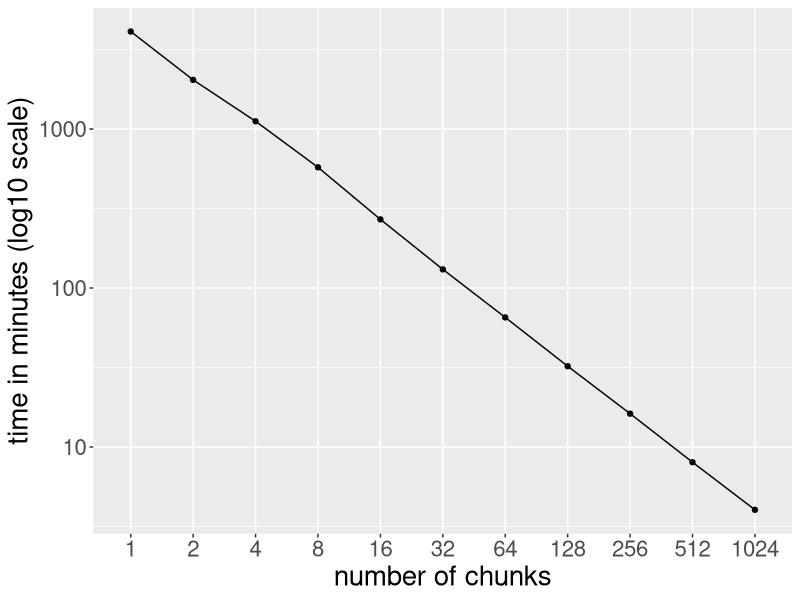
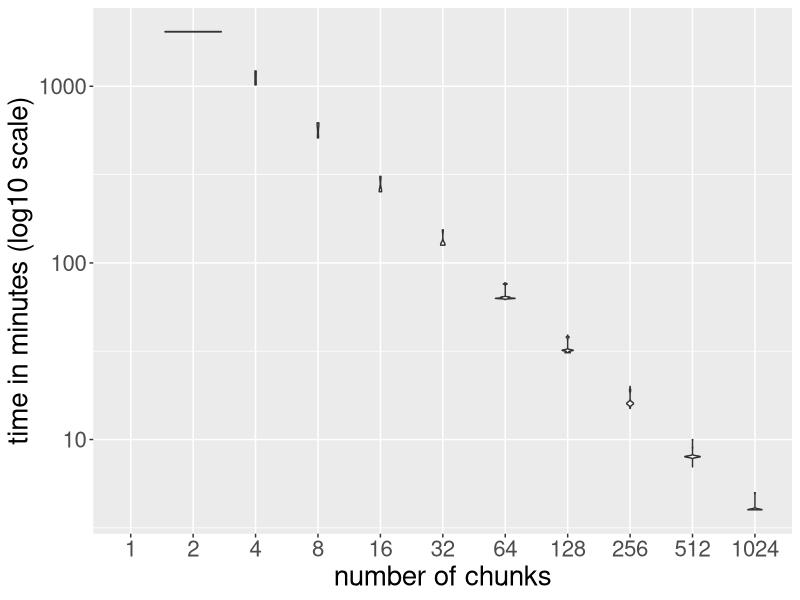
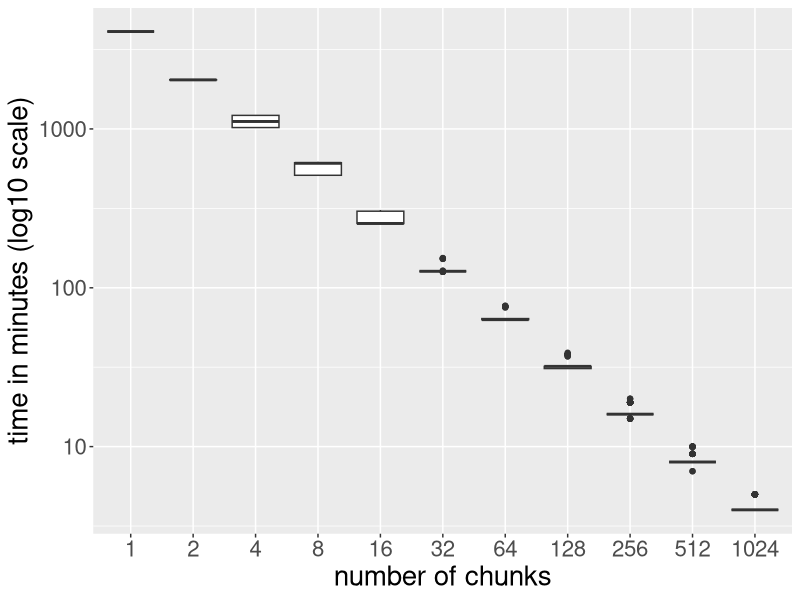
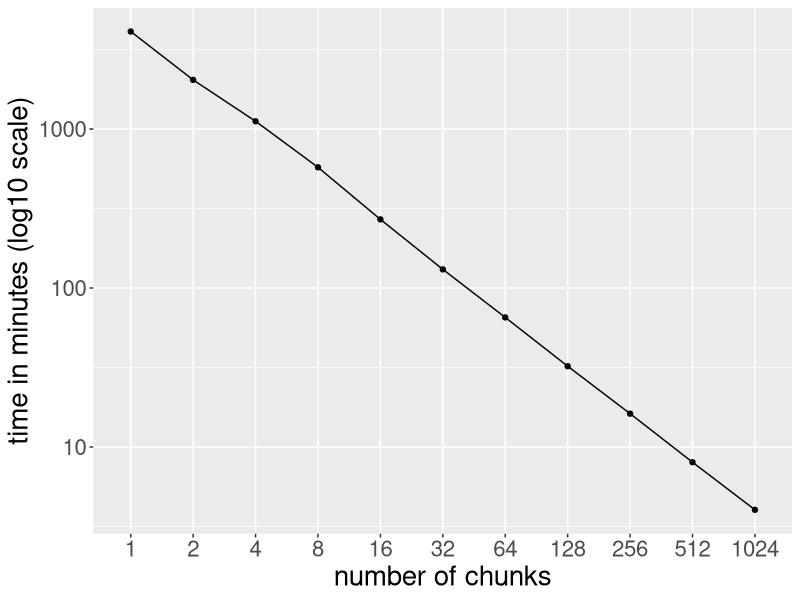
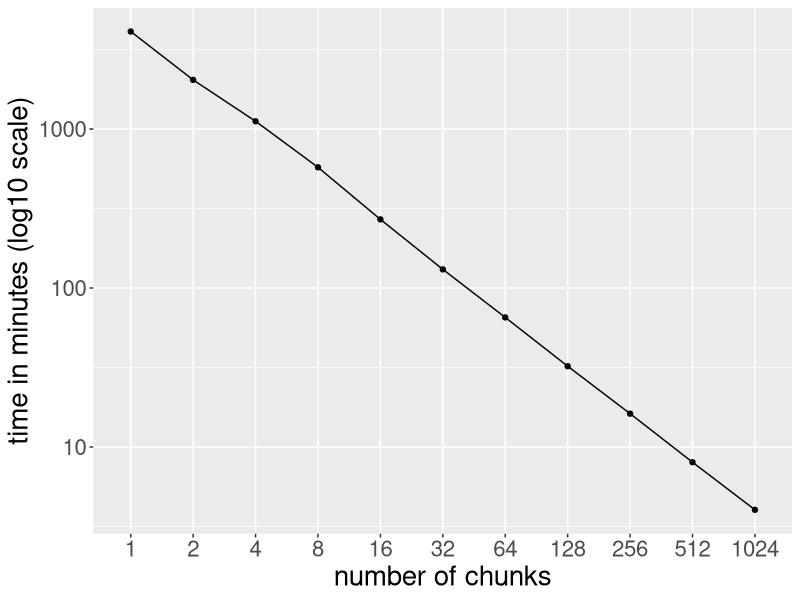
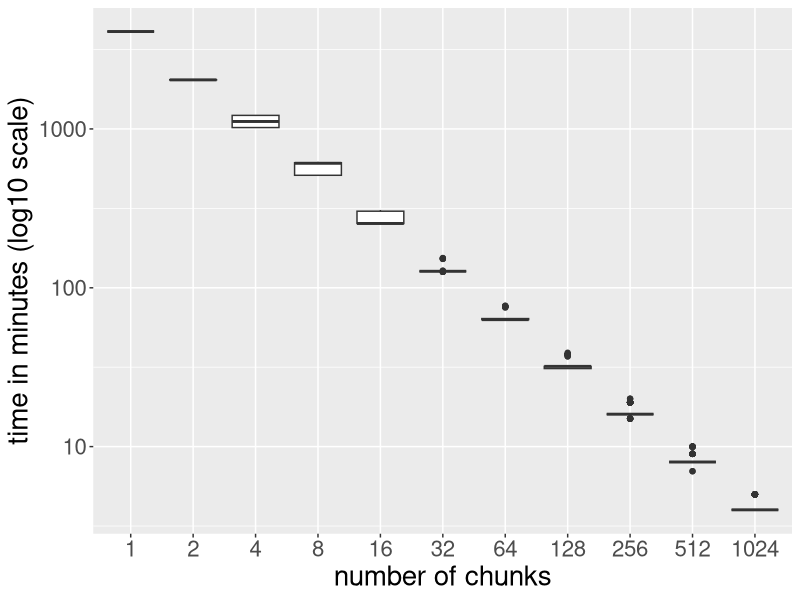
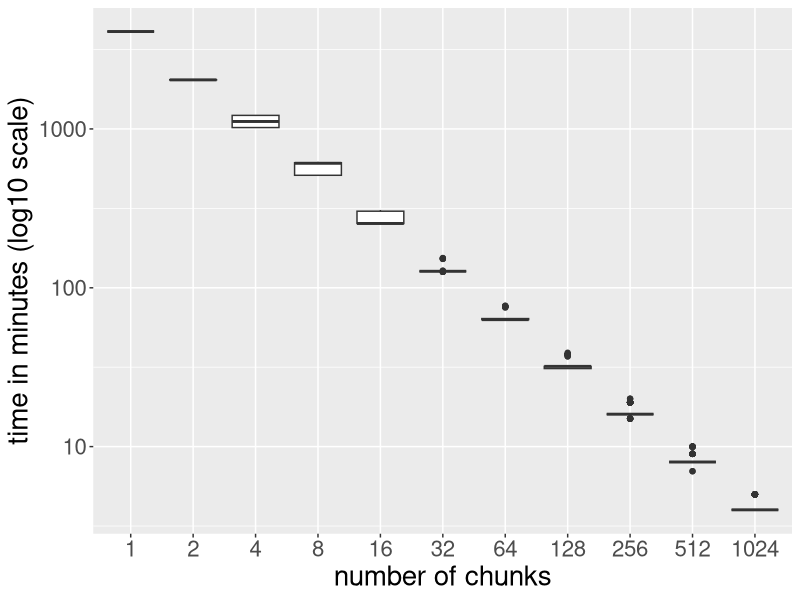

Here is the R script that generated these plots, in order:
require(ggplot2)

setwd("/home/heumos/git/pangenome-paper/results/chunks_eval/chunks_ALIGN/")

chunks1 <- read.table("1chunks_ALIGN.tsv", sep = "\t", as.is = T)$V1
chunks2 <- read.table("2chunks_ALIGN.tsv", sep = "\t", as.is = T)$V1
chunks4 <- read.table("4chunks_ALIGN.tsv", sep = "\t", as.is = T)$V1
chunks8 <- read.table("8chunks_ALIGN.tsv", sep = "\t", as.is = T)$V1
chunks16 <- read.table("16chunks_ALIGN.tsv", sep = "\t", as.is = T)$V1
chunks32 <- read.table("32chunks_ALIGN.tsv", sep = "\t", as.is = T)$V1
chunks64 <- read.table("64chunks_ALIGN.tsv", sep = "\t", as.is = T)$V1
chunks128 <- read.table("128chunks_ALIGN.tsv", sep = "\t", as.is = T)$V1
chunks256 <- read.table("256chunks_ALIGN.tsv", sep = "\t", as.is = T)$V1
chunks512 <- read.table("512chunks_ALIGN.tsv", sep = "\t", as.is = T)$V1
chunks1024 <- read.table("1024chunks_ALIGN.tsv", sep = "\t", as.is = T)$V1

# function to iterate: normalize to minutes, then take the mean and collapse in one value (
# in the future some kind of box plot for e.g. 1024 chunks, but not for this report
format_time <- function(s, cond=F) {
  m <- 0
  s_d <- strsplit(s, "d")
  # TODO IF!
  if (length(s_d[[1]]) > 1) {
    m <- m + (as.integer(s_d[[1]][1])*1440) 
    s_h <- strsplit(s_d[[1]][2], "h")
  } else {
    s_h <- strsplit(s_d[[1]][1], "h")
  }
  if (length(s_h[[1]]) > 1) {
    m <- m + (as.integer(s_h[[1]][1])*60)
    s_m <- strsplit(s_h[[1]][2], "m")
  } else {
    s_m <- strsplit(s_h[[1]][1], "m")
  }
  if (length(s_m[[1]]) > 1) {
    m <- m + (as.integer(s_m[[1]][1]))    
  }
  if (cond) {
    if (m == 0) {
      m <- as.integer(strsplit(s, "s")[[1]][1]) / 60
    } 
  }
  return(m)
}

chunks1 <- format_time(chunks1)
chunks2 <- mean(unlist(lapply(chunks2, format_time)))
chunks8 <- mean(unlist(lapply(chunks8, format_time)))
chunks16 <- mean(unlist(lapply(chunks16, format_time)))
chunks32 <- mean(unlist(lapply(chunks32, format_time)))
chunks64 <- mean(unlist(lapply(chunks64, format_time)))
chunks128 <- mean(unlist(lapply(chunks128, format_time)))
chunks256 <- mean(unlist(lapply(chunks256, format_time)))
chunks512 <- mean(unlist(lapply(chunks512, format_time)))
chunks4 <- mean(unlist(lapply(chunks4, format_time)))
chunks1024 <- mean(unlist(lapply(chunks1024, format_time)))

chunky_boy <- c(chunks1, chunks2, chunks4, chunks8, chunks16, chunks32, chunks64, chunks128, chunks256, chunks512, chunks1024)
texty_boy <- c("1", "2", "4", "8", "16", "32", "64", "128", "256", "512", "1024")

df <- data.frame(chunky_boy)
df$texty_boy <- texty_boy
df$texty_boy <- as.character(df$texty_boy)
df$texty_boy <- factor(df$texty_boy, levels=unique(df$texty_boy))

g <- ggplot(df, aes(group = 1)) +
  aes(x = texty_boy, y = chunky_boy) + 
  geom_point() +
  scale_y_log10() +
  xlab("number of chunks") +
  ylab("time in minutes (log10 scale)") +
  geom_line() + 
  theme(text = element_text(size=20))

g
ggsave("by_chunks_ALIGN.pdf", g)
ggsave("by_chunks_ALIGN.png", g)

#### VIOLIN ####

chunks1 <- read.table("1chunks_ALIGN.tsv", sep = "\t", as.is = T)
chunks2 <- read.table("2chunks_ALIGN.tsv", sep = "\t", as.is = T)
chunks4 <- read.table("4chunks_ALIGN.tsv", sep = "\t", as.is = T)
chunks8 <- read.table("8chunks_ALIGN.tsv", sep = "\t", as.is = T)
chunks16 <- read.table("16chunks_ALIGN.tsv", sep = "\t", as.is = T)
chunks32 <- read.table("32chunks_ALIGN.tsv", sep = "\t", as.is = T)
chunks64 <- read.table("64chunks_ALIGN.tsv", sep = "\t", as.is = T)
chunks128 <- read.table("128chunks_ALIGN.tsv", sep = "\t", as.is = T)
chunks256 <- read.table("256chunks_ALIGN.tsv", sep = "\t", as.is = T)
chunks512 <- read.table("512chunks_ALIGN.tsv", sep = "\t", as.is = T)
chunks1024 <- read.table("1024chunks_ALIGN.tsv", sep = "\t", as.is = T)

chunks1$gr <- "1"
chunks2$gr <- "2"
chunks4$gr <- "4"
chunks8$gr <- "8"
chunks16$gr <- "16"
chunks32$gr <- "32"
chunks64$gr <- "64"
chunks128$gr <- "128"
chunks256$gr <- "256"
chunks512$gr <- "512"
chunks1024$gr <- "1024"

chunks1$V1 <- format_time(chunks1$V1)
chunks2$V1 <- unlist(lapply(chunks2$V1, format_time))
chunks4$V1 <- unlist(lapply(chunks4$V1, format_time))
chunks8$V1 <- unlist(lapply(chunks8$V1, format_time))
chunks16$V1 <- unlist(lapply(chunks16$V1, format_time))
chunks32$V1 <- unlist(lapply(chunks32$V1, format_time))
chunks64$V1 <- unlist(lapply(chunks64$V1, format_time))
chunks128$V1 <- unlist(lapply(chunks128$V1, format_time))
chunks256$V1 <- unlist(lapply(chunks256$V1, format_time))
chunks512$V1 <- unlist(lapply(chunks512$V1, format_time))
chunks1024$V1 <- unlist(lapply(chunks1024$V1, format_time))

violin_chunks <- rbind(chunks1, chunks2, chunks4, chunks8, chunks16, chunks32, chunks64, chunks128, chunks256, chunks512, chunks1024)

group <- as.character(violin_chunks$gr)
library("dplyr")
violin_chunks <- violin_chunks %>%
  mutate(gr=factor(gr,levels=c("1", "2", "4", "8", "16", "32", "64", "128", "256", "512", "1024")))

p <- ggplot(violin_chunks, aes(x=gr, y=V1)) + 
  geom_violin() +
  scale_y_log10() +
  xlab("number of chunks") +
  ylab("time in minutes (log10 scale)") +
#  ylim(c(0, 4200)) +
  theme(text = element_text(size=20))
p

p <- ggplot(violin_chunks, aes(x=gr, y=V1)) + 
  geom_boxplot() +
  scale_y_log10() +
  xlab("number of chunks") +
  ylab("time in minutes (log10 scale)") +
  theme(text = element_text(size=20))
p

ggsave("by_chunks_ALIGN_violin.pdf", p)
ggsave("by_chunks_ALIGN_violing.png", p)

#### HAPS ####

# haps2 <- format_time(read.table("2haps_ALIGN.tsv", sep = "\t", as.is = T)$V1,T)
# haps4 <- format_time(read.table("4haps_ALIGN.tsv", sep = "\t", as.is = T)$V1,T)
# haps8 <- format_time(read.table("8haps_ALIGN.tsv", sep = "\t", as.is = T)$V1,T)
# haps16 <- format_time(read.table("16haps_ALIGN.tsv", sep = "\t", as.is = T)$V1,T)
# haps32 <- format_time(read.table("32haps_ALIGN.tsv", sep = "\t", as.is = T)$V1,T)
# haps64 <- format_time(read.table("64haps_ALIGN.tsv", sep = "\t", as.is = T)$V1,T)
# haps128 <- format_time(read.table("128haps_ALIGN.tsv", sep = "\t", as.is = T)$V1,T)
# haps256 <- format_time(read.table("256haps_ALIGN.tsv", sep = "\t", as.is = T)$V1,T)
# haps512 <- format_time(read.table("512haps_ALIGN.tsv", sep = "\t", as.is = T)$V1,T)
# haps1024 <- format_time(read.table("1024haps_ALIGN.tsv", sep = "\t", as.is = T)$V1,T)
# 
# happy_boy <- c(haps2, haps4, haps8, haps16, haps32, haps64, haps128, haps256, haps512, haps1024)
# texty_boy <- c("2", "4", "8", "16", "32", "64", "128", "256", "512", "1024")
# 
# df <- data.frame(happy_boy)
# df$texty_boy <- texty_boy
# df$texty_boy <- as.character(df$texty_boy)
# df$texty_boy <- factor(df$texty_boy, levels=unique(df$texty_boy))
# 
# g <- ggplot(df, aes(group = 1)) +
#   aes(x = texty_boy, y = happy_boy) + 
#   geom_point() +
#   xlab("number of haplotypes") +
#   ylab("time in seconds (log10 scale)") +
#   scale_y_log10() +
#   geom_line() + 
#   theme(text = element_text(size=14))
# g
# ggsave("by_haps_ALIGN.pdf", g)
# ggsave("by_haps_ALIGN.png", g)
# 
# #### co2 chunks ####
# co2 <- read.table("co2.tab", as.is = T, header = T, sep = "\t", check.names = F)
# co2 <- co2[order(co2$chunks),]
# co2$chunks <- as.character(co2$chunks)
# co2$chunks <- factor(co2$chunks, levels = co2$chunks)
# g <- ggplot(co2, aes(group = 1)) +
#   aes(x = chunks, y = emissions_in_kg) + 
#   geom_point() +
#   xlab("number of chunks") +
#   ylab("emissions in kg") +
#   geom_line() + 
#   expand_limits(y = 0) +
#   theme(text = element_text(size=14))
# g
# 
# ggsave("by_chunks_co2.pdf", g)
# ggsave("by_chunks_co2.png", g)
